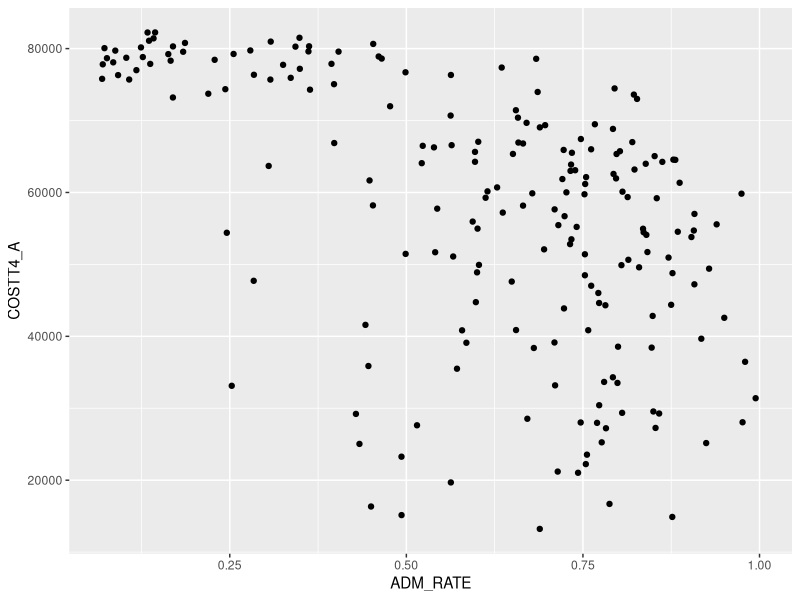
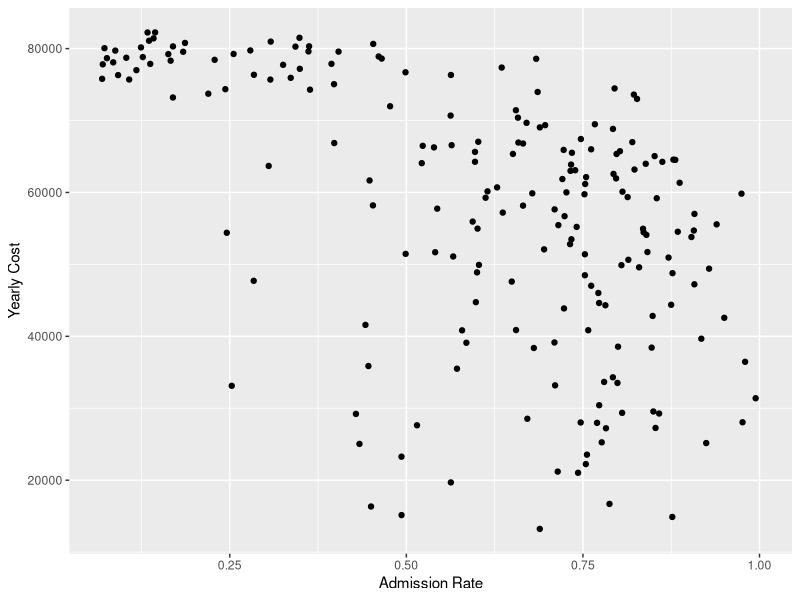
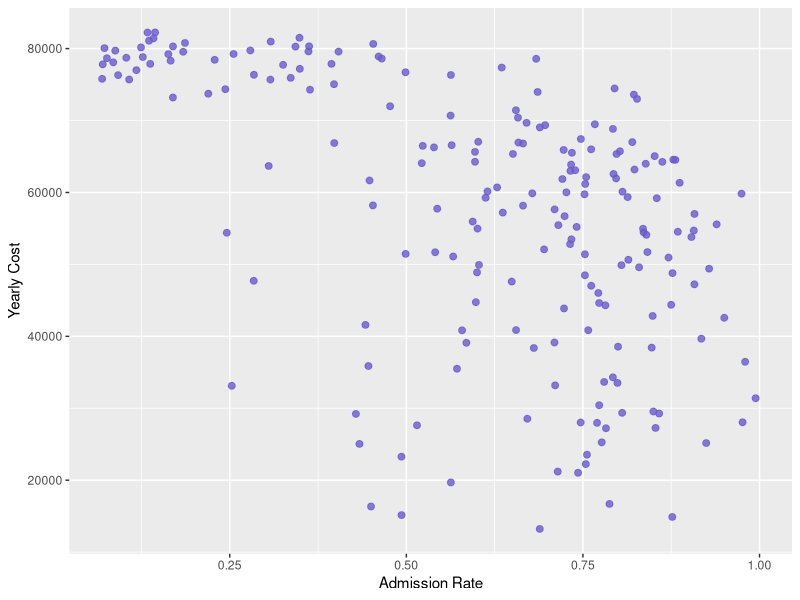
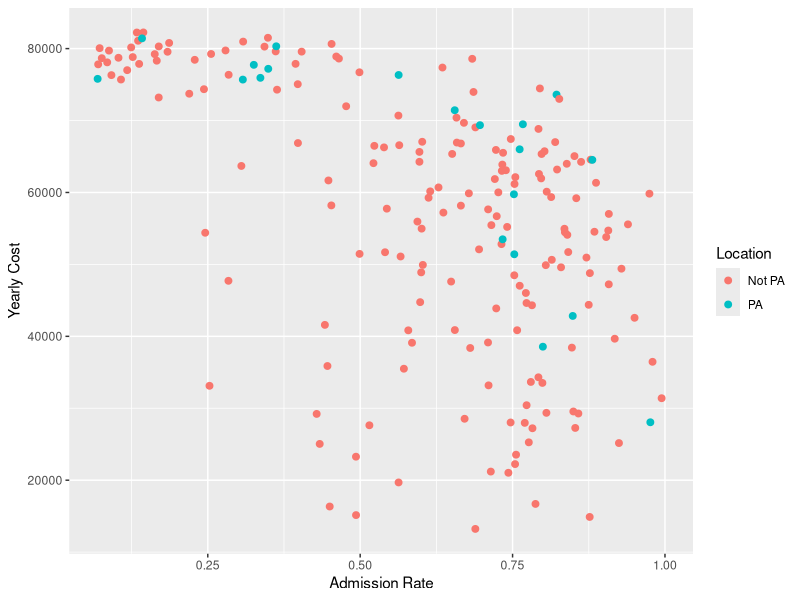
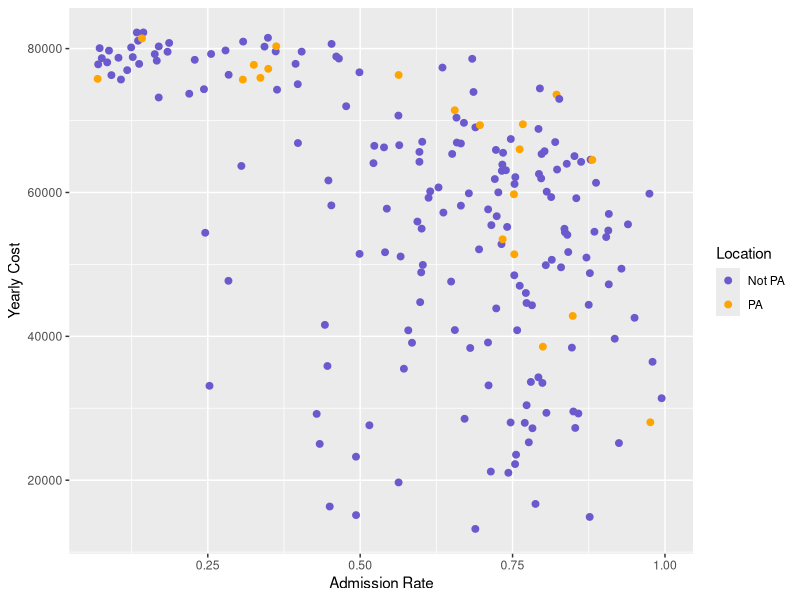
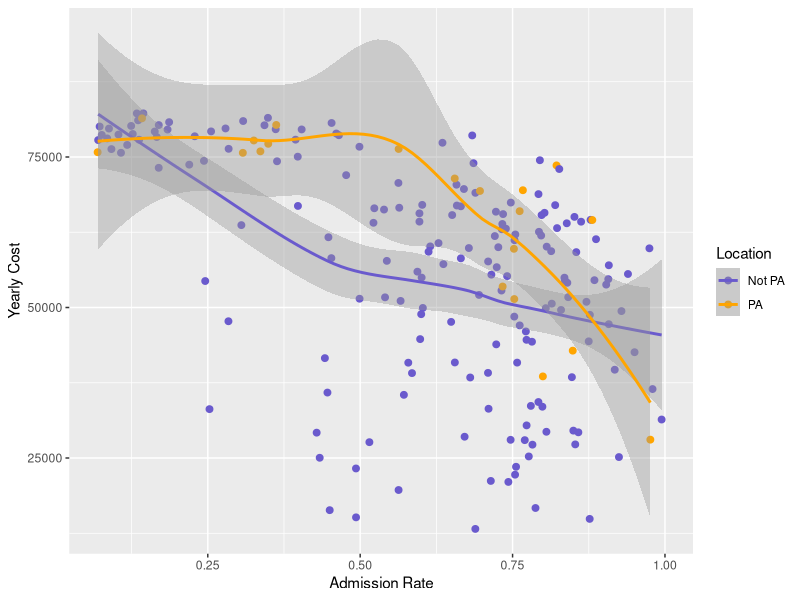
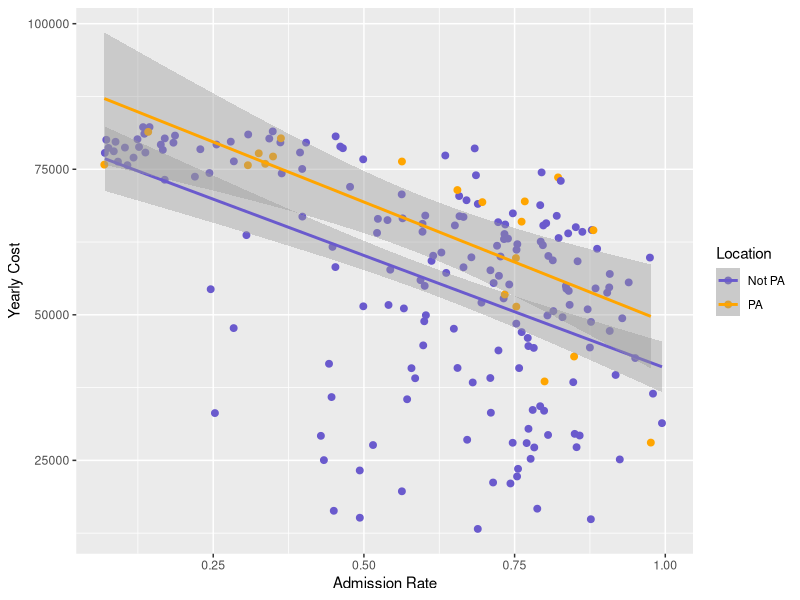
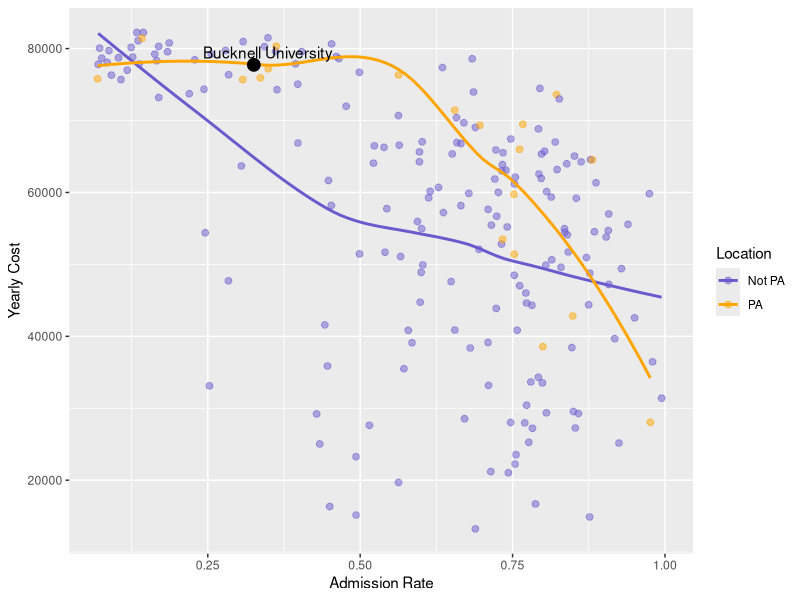

Recreate these plots in R, in order.
## ---- chunk 1
x<-5
x+2

x <- 5
x + 2
## ---- chunk 2
library(tidyverse)
library(ggrepel)
## ---- chunk 3
# Load the data
colleges <- read_csv("data/ccbasic21.csv") 


# Wrangling data (will discuss next time!)
colleges <- colleges %>%
  mutate(Location = if_else(STABBR == "PA", "PA", "Not PA"),
         CONTROL_CAT = case_match(CONTROL, 
                                  1 ~ "Public",
                                  2 ~ "Private non-profit"),
         HIGHDEG_CAT = case_match(HIGHDEG,
                                  3 ~ "Bachelor's degree",
                                  4 ~ "Graduate degree"))
  

# Inspect the data
glimpse(colleges)
## ---- chunk 4
ggplot(data = colleges,
       mapping = aes(x = ADM_RATE, 
                     y = COSTT4_A)) +
  geom_point()
## ---- chunk 5
ggplot(data = colleges,
       mapping = aes(x = ADM_RATE, 
                     y = COSTT4_A)) +
  geom_point() + 
  labs(x = "Admission Rate", y = "Yearly Cost")
## ---- chunk 6
ggplot(data = colleges,
       mapping = aes(x = ADM_RATE, 
                     y = COSTT4_A)) +
  geom_point(alpha = 0.8, size = 2, color = "slateblue") + 
  labs(x = "Admission Rate", y = "Yearly Cost")
## ---- chunk 7
ggplot(data = colleges,
       mapping = aes(x = ADM_RATE, 
                     y = COSTT4_A,
                     color = Location)) +
  geom_point(size = 2) + 
  labs(x = "Admission Rate", y = "Yearly Cost")
## ---- chunk 8
ggplot(data = colleges,
       mapping = aes(x = ADM_RATE, 
                     y = COSTT4_A,
                     color = Location)) +
  geom_point(size = 2) + 
  labs(x = "Admission Rate", y = "Yearly Cost") +
  scale_color_manual(values = c("slateblue", "orange"))
## ---- chunk 9
ggplot(data = colleges,
       mapping = aes(x = ADM_RATE, 
                     y = COSTT4_A,
                     color = Location)) +
  geom_point(size = 2) + 
  labs(x = "Admission Rate", y = "Yearly Cost") +
  scale_color_manual(values = c("slateblue", "orange")) +
  geom_smooth()


ggplot(data = colleges,
       mapping = aes(x = ADM_RATE, 
                     y = COSTT4_A,
                     color = Location)) +
  geom_point(size = 2) + 
  labs(x = "Admission Rate", y = "Yearly Cost") +
  scale_color_manual(values = c("slateblue", "orange")) +
  geom_smooth(method = lm)
## ---- chunk 10
Bucknell <- filter(colleges, INSTNM == "Bucknell University")
## ---- chunk 11
ggplot(data = colleges,
       mapping = aes(x = ADM_RATE, 
                     y = COSTT4_A,
                     color = Location)) +
  geom_point(size = 2, alpha = .5) + 
  labs(x = "Admission Rate", y = "Yearly Cost") +
  scale_color_manual(values = c("slateblue", "orange")) +
  geom_smooth(se = FALSE) +
  geom_point(data = Bucknell, size = 4, color = "black") +
  geom_text_repel(data = Bucknell, mapping = aes(label = INSTNM), 
            color = "black")

## ---- chunk 12
ggplot(data = colleges, mapping = aes(x = ADM_RATE)) +
  geom_histogram(bins = 15, color = "cyan4", fill = "cyan3")
## ---- chunk 13
ggplot(data = colleges, mapping = aes(y = ADM_RATE,
                                      x = as.character(CONTROL))) +
  geom_boxplot()

# Or recode CONTROL
ggplot(data = colleges, mapping = aes(y = ADM_RATE,
                                      x = CONTROL_CAT)) +
  geom_boxplot()
## ---- chunk 14
ggplot(data = colleges, mapping = aes(y = ADM_RATE,
                                      x = CONTROL_CAT,
                                      fill = HIGHDEG_CAT)) +
  geom_boxplot()
## ---- chunk 15
# Graph of counts
ggplot(data = colleges, mapping = aes(x = CONTROL_CAT,
                                      fill = HIGHDEG_CAT)) +
  geom_bar() 

# Graph of dodged counts
ggplot(data = colleges, mapping = aes(x = CONTROL_CAT,
                                      fill = HIGHDEG_CAT)) +
  geom_bar(position = "dodge") 

# Graph of proportions
ggplot(data = colleges, mapping = aes(x = CONTROL_CAT,
                                      fill = HIGHDEG_CAT)) +
  geom_bar(position = "fill")         
